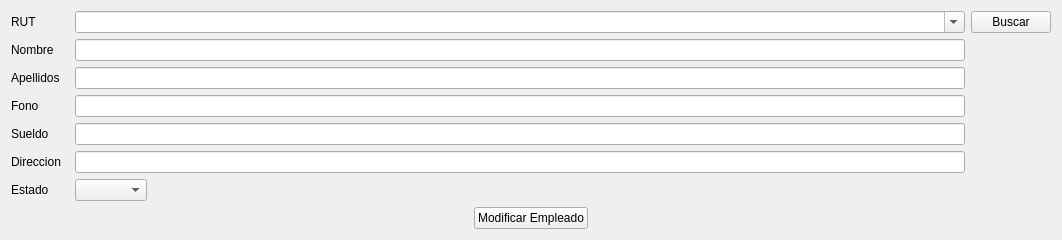
      <widget class="QWidget" name="page_4">
       <layout class="QGridLayout" name="gridLayout_17">
        <item row="1" column="1">
         <widget class="QPushButton" name="modificarEmpleado">
          <property name="sizePolicy">
           <sizepolicy hsizetype="Fixed" vsizetype="Fixed">
            <horstretch>0</horstretch>
            <verstretch>0</verstretch>
           </sizepolicy>
          </property>
          <property name="text">
           <string>Modificar Empleado</string>
          </property>
         </widget>
        </item>
        <item row="1" column="0">
         <spacer name="horizontalSpacer_8">
          <property name="orientation">
           <enum>Qt::Horizontal</enum>
          </property>
          <property name="sizeHint" stdset="0">
           <size>
            <width>457</width>
            <height>20</height>
           </size>
          </property>
         </spacer>
        </item>
        <item row="1" column="2">
         <spacer name="horizontalSpacer_9">
          <property name="orientation">
           <enum>Qt::Horizontal</enum>
          </property>
          <property name="sizeHint" stdset="0">
           <size>
            <width>457</width>
            <height>20</height>
           </size>
          </property>
         </spacer>
        </item>
        <item row="0" column="0" colspan="3">
         <layout class="QGridLayout" name="gridLayout_5">
          <item row="4" column="1">
           <widget class="QLineEdit" name="sueldoEmpleado_2"/>
          </item>
          <item row="5" column="0">
           <widget class="QLabel" name="label_8">
            <property name="text">
             <string>Direccion</string>
            </property>
           </widget>
          </item>
          <item row="2" column="1">
           <widget class="QLineEdit" name="apellidosEmpleado_2"/>
          </item>
          <item row="0" column="1">
           <widget class="QComboBox" name="listaEmpleados_3">
            <property name="sizePolicy">
             <sizepolicy hsizetype="Expanding" vsizetype="Fixed">
              <horstretch>0</horstretch>
              <verstretch>0</verstretch>
             </sizepolicy>
            </property>
            <property name="editable">
             <bool>true</bool>
            </property>
           </widget>
          </item>
          <item row="2" column="0">
           <widget class="QLabel" name="label_57">
            <property name="text">
             <string>Apellidos</string>
            </property>
           </widget>
          </item>
          <item row="5" column="1">
           <widget class="QLineEdit" name="direccionEmpleado_2"/>
          </item>
          <item row="1" column="1">
           <widget class="QLineEdit" name="nombreEmpleado_2"/>
          </item>
          <item row="3" column="1">
           <widget class="QLineEdit" name="fonoEmpleado_2"/>
          </item>
          <item row="0" column="0">
           <widget class="QLabel" name="label_6">
            <property name="sizePolicy">
             <sizepolicy hsizetype="Preferred" vsizetype="Fixed">
              <horstretch>0</horstretch>
              <verstretch>0</verstretch>
             </sizepolicy>
            </property>
            <property name="baseSize">
             <size>
              <width>0</width>
              <height>0</height>
             </size>
            </property>
            <property name="text">
             <string>RUT          </string>
            </property>
           </widget>
          </item>
          <item row="6" column="1">
           <widget class="QComboBox" name="estadoEmpleado">
            <property name="sizePolicy">
             <sizepolicy hsizetype="Fixed" vsizetype="Fixed">
              <horstretch>0</horstretch>
              <verstretch>0</verstretch>
             </sizepolicy>
            </property>
           </widget>
          </item>
          <item row="6" column="0">
           <widget class="QLabel" name="label_58">
            <property name="text">
             <string>Estado</string>
            </property>
           </widget>
          </item>
          <item row="1" column="0">
           <widget class="QLabel" name="label_7">
            <property name="text">
             <string>Nombre</string>
            </property>
           </widget>
          </item>
          <item row="4" column="0">
           <widget class="QLabel" name="label_9">
            <property name="text">
             <string>Sueldo</string>
            </property>
           </widget>
          </item>
          <item row="3" column="0">
           <widget class="QLabel" name="label_56">
            <property name="text">
             <string>Fono</string>
            </property>
           </widget>
          </item>
          <item row="0" column="2">
           <widget class="QPushButton" name="buscarEmpleado">
            <property name="sizePolicy">
             <sizepolicy hsizetype="Fixed" vsizetype="Fixed">
              <horstretch>0</horstretch>
              <verstretch>0</verstretch>
             </sizepolicy>
            </property>
            <property name="text">
             <string>Buscar</string>
            </property>
            <property name="autoDefault">
             <bool>true</bool>
            </property>
           </widget>
          </item>
         </layout>
        </item>
       </layout>
      </widget>
